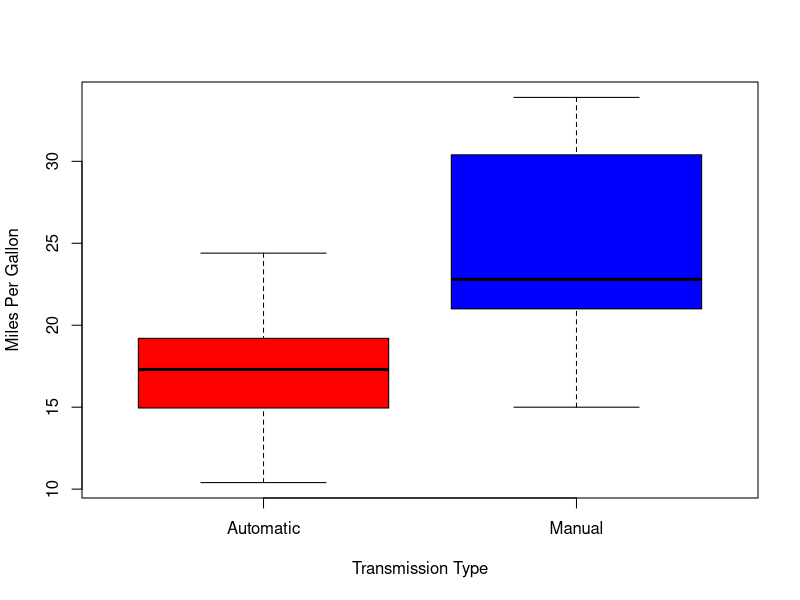
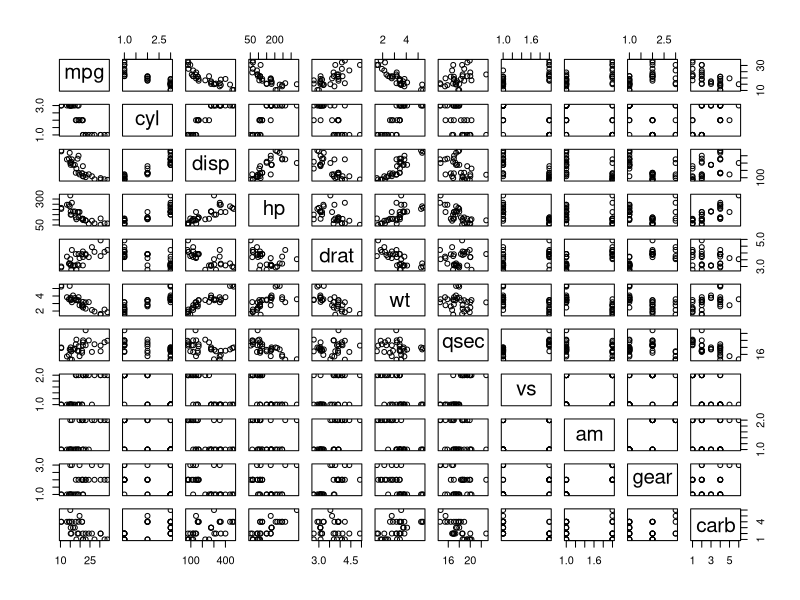
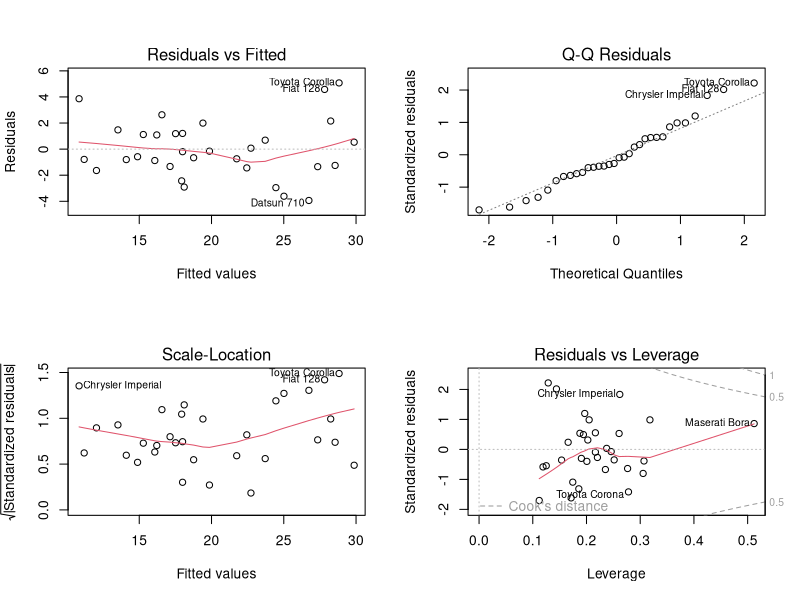

The R source for these figures, in order:
## ---- chunk 1
knitr::opts_chunk$set(echo = TRUE)
## ---- chunk 2
library(ggplot2)
library(datasets)
data(mtcars)
head(mtcars,3)
## ---- chunk 3
mtcars$cyl <- factor(mtcars$cyl)
mtcars$vs <- factor(mtcars$vs)
mtcars$gear <- factor(mtcars$gear)
mtcars$carb <- factor(mtcars$carb)
mtcars$am <- factor(mtcars$am, labels = c("Automatic","Manual"))
head(mtcars,5)
## ---- chunk 4
aggregate(mpg ~ am, data=mtcars,mean)
## ---- chunk 5
t_automatic <- mtcars[mtcars$am=="Automatic",]
t_manual <- mtcars[mtcars$am=="Manual",]
t.test(t_automatic$mpg,t_manual$mpg)
## ---- chunk 6
mt1 <- lm(mpg ~ am,mtcars)
summary(mt1)
## ---- chunk 7
mt2 <- lm(mpg ~ am + cyl + disp + hp + wt,mtcars)
summary(mt2)
## ---- chunk 8
anova(mt1,mt2)
## ---- chunk 9
summary(mt2)
## ---- chunk 10
boxplot(mpg ~ am,data = mtcars, col = (c("red","blue")), ylab = "Miles Per Gallon", xlab = "Transmission Type")
## ---- chunk 11
pairs(mpg ~ ., data = mtcars)
## ---- chunk 12
par(mfrow = c(2,2))
plot(mt2)
